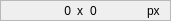
   <widget class="QFrame" name="frame_image_resolution">
    <property name="geometry">
     <rect>
      <x>376</x>
      <y>6</y>
      <width>171</width>
      <height>21</height>
     </rect>
    </property>
    <property name="frameShape">
     <enum>QFrame::StyledPanel</enum>
    </property>
    <property name="frameShadow">
     <enum>QFrame::Raised</enum>
    </property>
    <widget class="QLabel" name="label_14">
     <property name="geometry">
      <rect>
       <x>0</x>
       <y>1</y>
       <width>21</width>
       <height>21</height>
      </rect>
     </property>
     <property name="toolTip">
      <string>Image size</string>
     </property>
     <property name="text">
      <string/>
     </property>
     <property name="pixmap">
      <pixmap resource="resources.qrc">:/icons/image.png</pixmap>
     </property>
     <property name="scaledContents">
      <bool>true</bool>
     </property>
    </widget>
    <widget class="QLabel" name="label_image_width">
     <property name="geometry">
      <rect>
       <x>20</x>
       <y>0</y>
       <width>51</width>
       <height>21</height>
      </rect>
     </property>
     <property name="toolTip">
      <string>Image width</string>
     </property>
     <property name="text">
      <string>0</string>
     </property>
     <property name="alignment">
      <set>Qt::AlignRight|Qt::AlignTrailing|Qt::AlignVCenter</set>
     </property>
    </widget>
    <widget class="QLabel" name="label_image_height">
     <property name="geometry">
      <rect>
       <x>90</x>
       <y>0</y>
       <width>51</width>
       <height>21</height>
      </rect>
     </property>
     <property name="toolTip">
      <string>Image height</string>
     </property>
     <property name="text">
      <string>0</string>
     </property>
    </widget>
    <widget class="QLabel" name="label_13">
     <property name="geometry">
      <rect>
       <x>147</x>
       <y>0</y>
       <width>16</width>
       <height>21</height>
      </rect>
     </property>
     <property name="text">
      <string>px</string>
     </property>
    </widget>
    <widget class="QLabel" name="label_12">
     <property name="geometry">
      <rect>
       <x>77</x>
       <y>0</y>
       <width>16</width>
       <height>21</height>
      </rect>
     </property>
     <property name="text">
      <string>x</string>
     </property>
    </widget>
   </widget>
